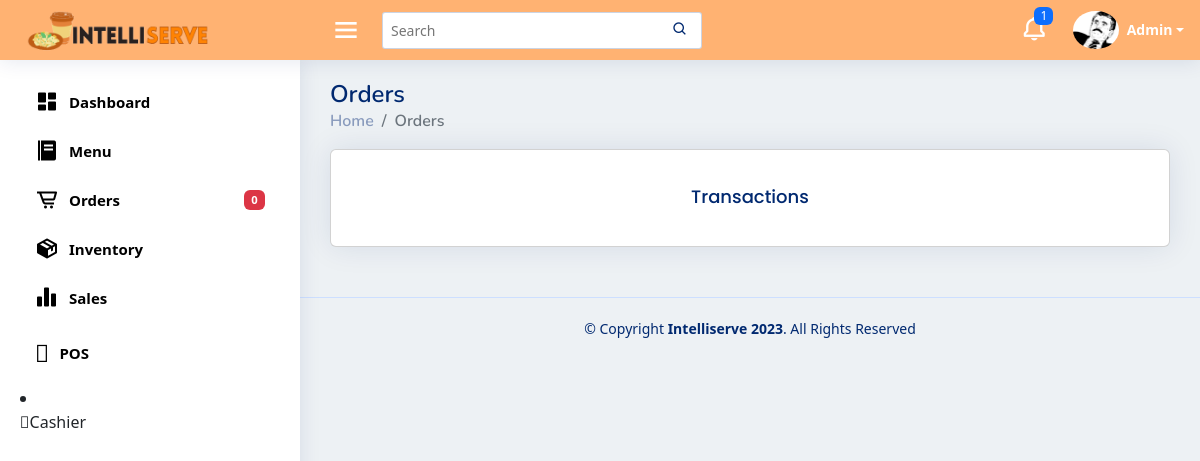
/order, run on an earlier commit of the app's database.
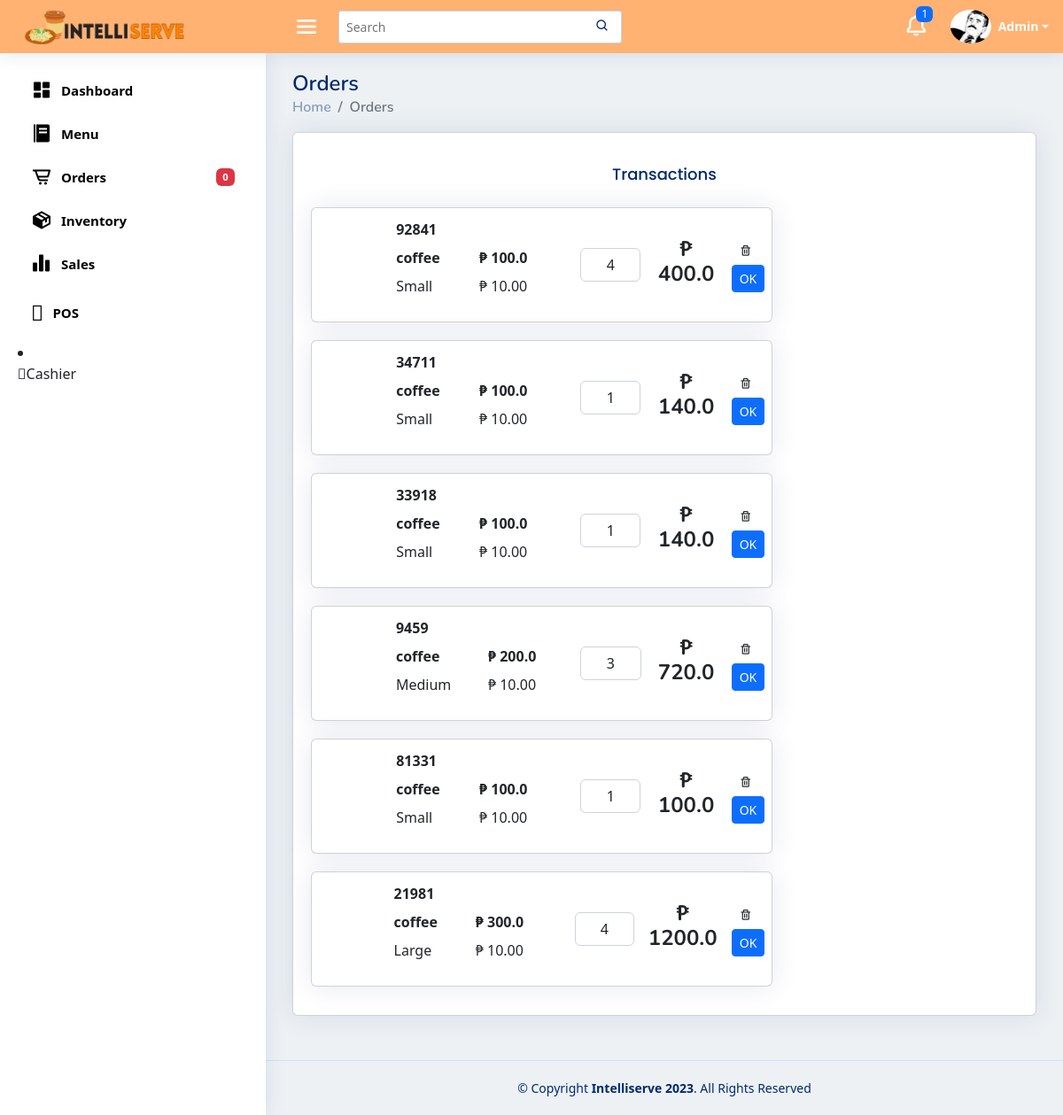
And on a later commit of the database.
### pos/models.py (models this page shows)
class buyItem(models.Model):
    buyName= models.CharField (max_length=255, null=True, blank=True)
    buySize = models.CharField(max_length=15, null=True, blank=True)
    buyQuantityMenu = models.PositiveIntegerField (null=True, blank=True)
    buyPrice = models.FloatField (null=True, blank=True)
    buyAddOns1 = models.CharField (max_length=255, null=True, blank=True)
    buyAddOns2 = models.CharField (max_length=255, null=True, blank=True)
    buyAddOns3 = models.CharField (max_length=255, null=True, blank=True)
    buyAddOns4 = models.CharField (max_length=255, null=True, blank=True)
    buyAddOns5 = models.CharField (max_length=255, null=True, blank=True)
    buyQuantityAO1 = models.PositiveIntegerField (null=True, blank=True)
    buyQuantityAO2 = models.PositiveIntegerField (null=True, blank=True)
    buyQuantityAO3 = models.PositiveIntegerField (null=True, blank=True)
    buyQuantityAO4 = models.PositiveIntegerField (null=True, blank=True)
    buyQuantityAO5 = models.PositiveIntegerField (null=True, blank=True)
    menuAOPrice1 = models.FloatField(default=0,null=True, blank=True)
    menuAOPrice2 = models.FloatField(default=0,null=True, blank=True)
    menuAOPrice3 = models.FloatField(default=0,null=True, blank=True)
    menuAOPrice4 = models.FloatField(default=0,null=True, blank=True)
    menuAOPrice5 = models.FloatField(default=0,null=True, blank=True)
    buyingredient1 = models.CharField (max_length=255, null=True, blank=True)
    buyingredient2 = models.CharField (max_length=255, null=True, blank=True)
    buyingredient3 = models.CharField (max_length=255, null=True, blank=True)
    buyingredient4 = models.CharField (max_length=255, null=True, blank=True)
    buyingredient5 = models.CharField (max_length=255, null=True, blank=True)
    buyingredient6 = models.CharField (max_length=255, null=True, blank=True)
    buyingredient7 = models.CharField (max_length=255, null=True, blank=True)
    buyingredient8 = models.CharField (max_length=255, null=True, blank=True)
    buyingredient9 = models.CharField (max_length=255, null=True, blank=True)
    buyingredient10 = models.CharField (max_length=255, null=True, blank=True)
    buyQuantityIng1 = models.PositiveIntegerField (null=True, blank=True)
    buyQuantityIng2 = models.PositiveIntegerField (null=True, blank=True)
    buyQuantityIng3 = models.PositiveIntegerField (null=True, blank=True)
    buyQuantityIng4 = models.PositiveIntegerField (null=True, blank=True)
    buyQuantityIng5 = models.PositiveIntegerField (null=True, blank=True)
    buyQuantityIng6 = models.PositiveIntegerField (null=True, blank=True)
    buyQuantityIng7 = models.PositiveIntegerField (null=True, blank=True)
    buyQuantityIng8 = models.PositiveIntegerField (null=True, blank=True)
    buyQuantityIng9 = models.PositiveIntegerField (null=True, blank=True)
    buyQuantityIng10 = models.PositiveIntegerField (null=True, blank=True)
    transaction = models.BooleanField(default=False)
    buyOrBought = models.BooleanField(default=False)
    DoneOrder = models.BooleanField(default=False)
    payment_method = models.CharField(max_length=255, choices=PAYMENT_CHOICES, null=True, blank=True)
    DineIn_Out = models.CharField(max_length=255, choices=IN_OUT, null=True, blank=True)
    AllPayment = models.FloatField(null=True, blank=True)
    tenderedPayment = models.FloatField(null=True, blank=True)
    orderNumber = models.PositiveIntegerField (null=True, blank=True)
    dateordered = models.DateTimeField (null=True, blank=True)
    priceSize = models.FloatField( null=True, blank=True)
    @property
    def total_price(self):
        if not self.buyOrBought:
            buyPrice = self.buyPrice or 0.0
            menuAOPrice1 = self.menuAOPrice1 or 0.0
            menuAOPrice2 = self.menuAOPrice2 or 0.0
            menuAOPrice3 = self.menuAOPrice3 or 0.0
            menuAOPrice4 = self.menuAOPrice4 or 0.0
            menuAOPrice5 = self.menuAOPrice5 or 0.0
            return round((buyPrice + menuAOPrice1 + menuAOPrice2 + menuAOPrice3 + menuAOPrice4 + menuAOPrice5) * self.buyQuantityMenu, 2)

### pos/views.py (the view)
# urls.py: path('order', views.order, name='order'),
def order(request):
    buyitemform = BuyItemForms()
    stocks = Stocks.objects.first()
    menuDrinks = MenuDrinks.objects.all()
    menuCategory = MenuCategory.objects.all()
    buyitem = buyItem.objects.all()
    total_price = calculate_total_price(buyitem)
    context = {
        'buyitemform': buyitemform,
        'stocks': stocks,
        'menuDrinks': menuDrinks,
        'menuCategory': menuCategory,
        'buyitem': buyitem,
        'total_price': total_price
    }
    return render(request, 'order.html', context)

### pos/views.py (called while the page is built)
def calculate_total_price(buyitem):
    total = 0
    for item in buyitem:
        if not item.transaction and item.total_price:
            total += item.total_price
    rounded_total = round(total, 2)
    return rounded_total

### pos/templates/order.html (shortened to what the changed rows need)
{% extends "base.html" %}
{% block content %}
    <div class="pagetitle">
      <h1>Orders</h1>
    </div>
    <section class="section dashboard">
      <div class="row">
        <div class="col-lg-12 col-sm-12">
          <div class="card">
            <div class="card-body">
              {% for cart in buyitem %}
              {% if cart.buyOrBought and not cart.DoneOrder %}
                <div class="row">
                  <div class="col-8">
                    <div class="d-block order-card">
                      <div class="card mb-3 m-1">
                        <div class="row g-1">
                          <div class="col-12">
                            <div class="card-body mb-0 p-0">
                              <table class="table table-responsive table-borderless mb-0 p-0">
                                <tbody>
                                  <tr>
                                    <td class="col-2" style="vertical-align: middle;">
                                    </td>
                                    <td class="col-5">
                                      <table class="table nested-table table-sm table-borderless p-0">
                                        <tbody>
                                          <tr>
                                            <td>
                                              <strong>{{ cart.orderNumber }}</strong>
                                            </td>
                                          </tr>
                                          <tr>
                                            <td class="main-menu">
                                              <strong>{{ cart.buyName }}</strong>
                                            </td>
                                            <td class="main-menu-price">
                                              <strong>&#8369; {{ cart.buyPrice }}</strong>
                                            </td>
                                          </tr>
                                          <tr>
                                            <td class="td-text">{{ cart.buySize }}</td>
                                            <td class="td-text">&#8369; 10.00</td>
                                          </tr>
                                        </tbody>
                                      </table>
                                    </td>
                                    <td class="col-2" style="vertical-align: middle;">
                                      <div class="input-group my-auto">
                                        <input class="form-control" style="text-align: center;" value="{{ cart.buyQuantityMenu }}"
                                          readonly>
                                      </div>
                                    </td>
                                    <td class="col-2 text-center total-price" style="vertical-align: middle;">
                                      <h4><strong>&#8369; {{ cart.AllPayment }}</strong></h4>
                                    </td>
                                    <td class="col-1" style="vertical-align: middle;">
                                      <button class="btn btn-sm delete-btn" data-bs-toggle="modal"
                                        data-bs-target="#deletemodal"><i class='bx bx-trash'></i></button>
                                      {% url 'pos:update_done_order' cart.pk as update_done_order_url %}
                                      <button type="button" class="btn btn-primary btn-sm"
                                        onclick="location.href='{{ update_done_order_url }}'">OK</button>
                                    </td>
                                  </tr>
                                </tbody>
                              </table>
                            </div>
                          </div>
                        </div>
                      </div>
                    </div>
                  </div>
                </div>
              {% endif %}
            {% endfor %}
            </div>
          </div>
        </div>
      </div>
    </section>
    {% endblock content %}

What changed in the data, as far as the page shows it:
added buyItem: orderNumber "92841", buyName "coffee", buyPrice "100.0", buySize "Small", buyQuantityMenu "4", AllPayment "400.0"
added buyItem: orderNumber "34711", buyName "coffee", buyPrice "100.0", buySize "Small", buyQuantityMenu "1", AllPayment "140.0"
added buyItem: orderNumber "33918", buyName "coffee", buyPrice "100.0", buySize "Small", buyQuantityMenu "1", AllPayment "140.0"
added buyItem: orderNumber "9459", buyName "coffee", buyPrice "200.0", buySize "Medium", buyQuantityMenu "3", AllPayment "720.0"
added buyItem: orderNumber "81331", buyName "coffee", buyPrice "100.0", buySize "Small", buyQuantityMenu "1", AllPayment "100.0"
added buyItem: orderNumber "21981", buyName "coffee", buyPrice "300.0", buySize "Large", buyQuantityMenu "4", AllPayment "1200.0"
